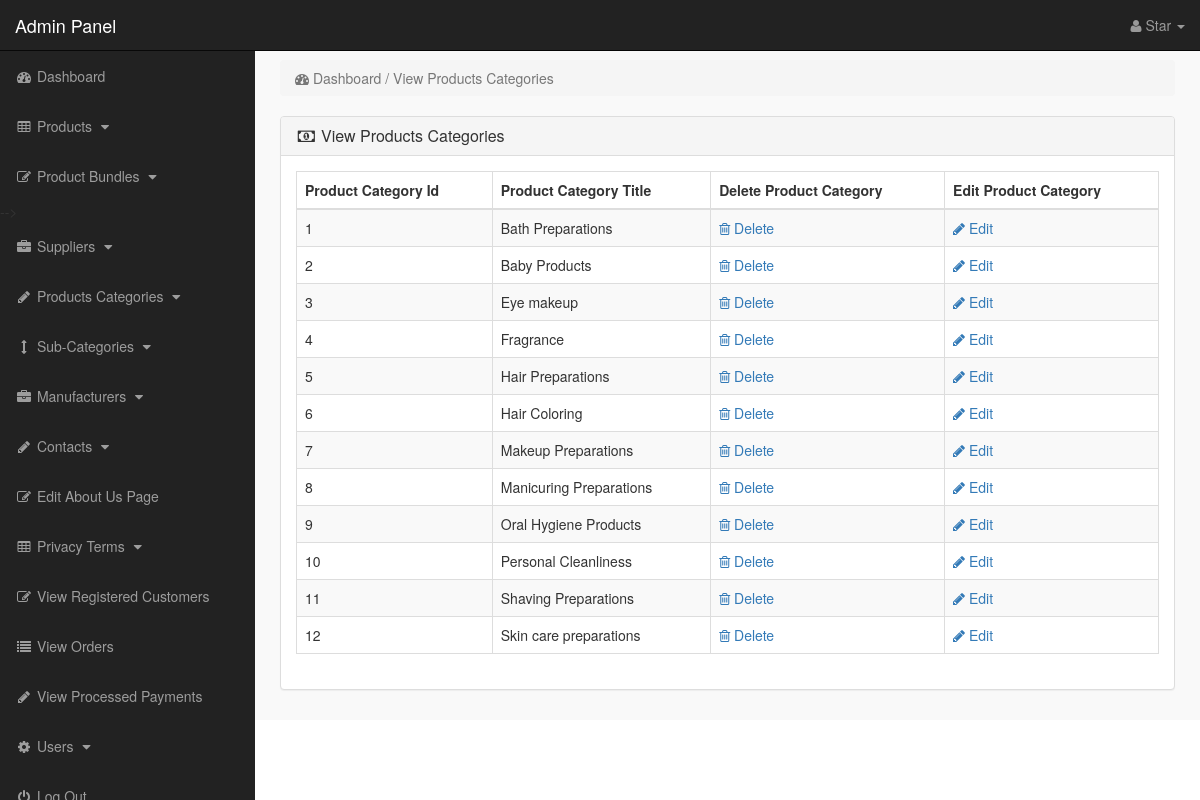
The app's page /admin_area/index.php?view_p_cats (signed in) with its own data.
### tables this page shows
CREATE TABLE `product_categories` (
  `p_cat_id` int(10) NOT NULL,
  `p_cat_title` text NOT NULL,
  `p_cat_top` text NOT NULL,
  `p_cat_image` text NOT NULL
);

### admin_area/view_p_cats.php (the view)
<?php
if(!isset($_SESSION['admin_email'])){
echo "<script>window.open('login.php','_self')</script>";
}
else {
?>
<div class="row">
<div class="col-lg-12">
<ol class="breadcrumb">
<li class="active">
<i class="fa fa-dashboard"></i> Dashboard / View Products Categories
</li>
</ol>
</div>
</div>
<div class="row">
<div class="col-lg-12">
<div class="panel panel-default">
<div class="panel-heading">
<h3 class="panel-title">
<i class="fa fa-money fa-fw"> </i> View Products Categories
</h3>
</div>
<div class="panel-body">
<div class="table-responsive">
<table class="table table-bordered table-hover table-striped">
<thead>
<tr>
<th>Product Category Id</th>
<th>Product Category Title</th>
<th>Delete Product Category</th>
<th>Edit Product Category</th>
</tr>
</thead>
<tbody>
<?php
$i=0;
$get_p_cats = "select * from product_categories";
$run_p_cats = mysqli_query($con,$get_p_cats);
while($row_p_cats = mysqli_fetch_array($run_p_cats)){
$p_cat_id = $row_p_cats['p_cat_id'];
$p_cat_title = $row_p_cats['p_cat_title'];
$i++;
?>
<tr>
<td> <?php echo $i; ?> </td>
<td> <?php echo $p_cat_title; ?> </td>
<td>
<a href="index.php?delete_p_cat=<?php echo $p_cat_id; ?>">
<i class="fa fa-trash-o"></i> Delete
</a>
</td>
<td>
<a href="index.php?edit_p_cat=<?php echo $p_cat_id; ?>">
<i class="fa fa-pencil"></i> Edit
</a>
</td>
</tr>
<?php } ?>
</tbody>
</table>
</div>
</div>
</div>
</div>
</div>
<?php } ?>

### admin_area/includes/sidebar.php (shortened to what this page needs)
<?php
if(!isset($_SESSION['admin_email'])){
echo "<script>window.open('login.php','_self')</script>";
}
else {
?>
<nav class="navbar navbar-inverse navbar-fixed-top" >
<div class="navbar-header" >
<a class="navbar-brand" href="index.php?dashboard" >Admin Panel</a>
</div>
<ul class="nav navbar-right top-nav" >
<li class="dropdown" >
<a href="#" class="dropdown-toggle" data-toggle="dropdown" >
<i class="fa fa-user" ></i>
<?php echo $admin_name; ?> <b class="caret" ></b>
</a>
</li>
</ul>
<div class="collapse navbar-collapse navbar-ex1-collapse">
<ul class="nav navbar-nav side-nav">
<li>
<a href="index.php?dashboard">
<i class="fa fa-fw fa-dashboard"></i> Dashboard
</a>
</li>
<li>
<a href="#" data-toggle="collapse" data-target="#products">
<i class="fa fa-fw fa-table"></i> Products
<i class="fa fa-fw fa-caret-down"></i>
</a>
</li>
<li>
<a href="#" data-toggle="collapse" data-target="#bundles">
<i class="fa fa-fw fa-edit"></i> Product Bundles
<i class="fa fa-fw fa-caret-down"></i>
</a>
<li>
<a href="#" data-toggle="collapse" data-target="#manufacturers">
<i class="fa fa-fw fa-briefcase"></i> Suppliers
<i class="fa fa-fw fa-caret-down"></i>
</a>
</li>
<li>
<a href="#" data-toggle="collapse" data-target="#p_cat">
<i class="fa fa-fw fa-pencil"></i> Products Categories
<i class="fa fa-fw fa-caret-down"></i>
</a>
</li>
<li>
<a href="#" data-toggle="collapse" data-target="#cat">
<i class="fa fa-fw fa-arrows-v"></i> Sub-Categories
<i class="fa fa-fw fa-caret-down"></i>
</a>
</li>
<li>
<a href="#" data-toggle="collapse" data-target="#store">
<i class="fa fa-fw fa-briefcase"></i> Manufacturers
<i class="fa fa-fw fa-caret-down"></i>
</a>
</li>
<li>
<a href="#" data-toggle="collapse" data-target="#contact_us">
<i class="fa fa-fw fa-pencil"> </i> Contacts
<i class="fa fa-fw fa-caret-down"></i>
</a>
</li>
<li>
<a href="index.php?edit_about_us">
<i class="fa fa-fw fa-edit"></i> Edit About Us Page
</a>
</li>
<li>
<a href="#" data-toggle="collapse" data-target="#terms" >
<i class="fa fa-fw fa-table"></i> Privacy Terms
<i class="fa fa-fw fa-caret-down"></i>
</a>
</li>
<li>
<a href="index.php?view_customers">
<i class="fa fa-fw fa-edit"></i> View Registered Customers
</a>
</li>
<li>
<a href="index.php?view_orders">
<i class="fa fa-fw fa-list"></i> View Orders
</a>
</li>
<li>
<a href="index.php?view_payments">
<i class="fa fa-fw fa-pencil"></i> View  Processed Payments
</a>
</li>
<li>
<a href="#" data-toggle="collapse" data-target="#users">
<i class="fa fa-fw fa-gear"></i> Users
<i class="fa fa-fw fa-caret-down"></i>
</a>
</li>
<li>
<a href="logout.php">
<i class="fa fa-fw fa-power-off"></i> Log Out
</a>
</li>
</ul>
</div>
</nav>
<?php } ?>

### admin_area/css/style.css (style rules this page uses)
body { margin-top:100px; }
@media (min-width: 768px) { body { margin-top:50px; } }
.top-nav { padding:0 15px; }
.top-nav>li { display:inline-block; float:left; }
.top-nav>li>a { padding-top:15px; padding-bottom:15px; line-height:20px; color:#999; }
@media (min-width: 768px) { .side-nav { position:fixed; top:51px; width:255px; border-radius:0; overflow-y:auto; background-color: #222; bottom:0; overflow-x:hidden; padding-bottom:40px; } }
@media (min-width: 768px) { .side-nav>li>a { width:255px; } }
.panel-body { border-radius:5px; }

### records on screen
product_categories: p_cat_title "Bath Preparations"
product_categories: p_cat_title "Baby Products"
product_categories: p_cat_title "Eye makeup"
product_categories: p_cat_title "Fragrance"
product_categories: p_cat_title "Hair Preparations"
product_categories: p_cat_title "Hair Coloring"
product_categories: p_cat_title "Makeup Preparations"
product_categories: p_cat_title "Manicuring Preparations"
product_categories: p_cat_title "Oral Hygiene Products"
product_categories: p_cat_title "Personal Cleanliness"
product_categories: p_cat_title "Shaving Preparations"
product_categories: p_cat_title "Skin care preparations"

### other values on screen
$admin_name "Star"
